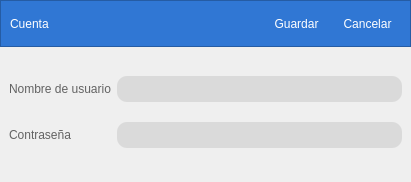
<?xml version="1.0" encoding="UTF-8"?>
<ui version="4.0">
 <class>Frame</class>
 <widget class="QFrame" name="Frame">
  <property name="geometry">
   <rect>
    <x>0</x>
    <y>0</y>
    <width>411</width>
    <height>182</height>
   </rect>
  </property>
  <property name="windowTitle">
   <string>Frame</string>
  </property>
  <layout class="QGridLayout" name="gridLayout_3">
   <property name="leftMargin">
    <number>0</number>
   </property>
   <property name="topMargin">
    <number>0</number>
   </property>
   <property name="rightMargin">
    <number>0</number>
   </property>
   <item row="0" column="0">
    <widget class="QFrame" name="frame_2">
     <property name="sizePolicy">
      <sizepolicy hsizetype="Preferred" vsizetype="Maximum">
       <horstretch>0</horstretch>
       <verstretch>0</verstretch>
      </sizepolicy>
     </property>
     <property name="styleSheet">
      <string notr="true">QWidget #frame_2{
	background-color: rgb(48, 119, 212);/*rgb(77, 77, 127);*/
}

QToolButton{
padding: 5px;
background-color: transparent;
border-radius: 18px;
}

QToolButton:hover{
background-color: rgba(255, 255, 255, 100);
}</string>
     </property>
     <property name="frameShape">
      <enum>QFrame::StyledPanel</enum>
     </property>
     <property name="frameShadow">
      <enum>QFrame::Raised</enum>
     </property>
     <layout class="QGridLayout" name="gridLayout_2">
      <item row="0" column="0">
       <widget class="QLabel" name="section_name">
        <property name="styleSheet">
         <string notr="true">font: 18pt &quot;Segoe UI&quot;;
color: rgb(255, 255, 255);</string>
        </property>
        <property name="text">
         <string>Cuenta</string>
        </property>
       </widget>
      </item>
      <item row="0" column="1">
       <spacer name="horizontalSpacer">
        <property name="orientation">
         <enum>Qt::Horizontal</enum>
        </property>
        <property name="sizeHint" stdset="0">
         <size>
          <width>40</width>
          <height>20</height>
         </size>
        </property>
       </spacer>
      </item>
      <item row="0" column="2">
       <widget class="QToolButton" name="save_button">
        <property name="cursor">
         <cursorShape>PointingHandCursor</cursorShape>
        </property>
        <property name="toolTip">
         <string>Guardar</string>
        </property>
        <property name="styleSheet">
         <string notr="true">color: white</string>
        </property>
        <property name="text">
         <string>Guardar</string>
        </property>
        <property name="icon">
         <iconset>
          <normaloff>assets/save.png</normaloff>assets/save.png</iconset>
        </property>
        <property name="iconSize">
         <size>
          <width>24</width>
          <height>24</height>
         </size>
        </property>
        <property name="toolButtonStyle">
         <enum>Qt::ToolButtonTextUnderIcon</enum>
        </property>
        <property name="autoRaise">
         <bool>true</bool>
        </property>
       </widget>
      </item>
      <item row="0" column="3">
       <widget class="QToolButton" name="cancel_button">
        <property name="cursor">
         <cursorShape>PointingHandCursor</cursorShape>
        </property>
        <property name="toolTip">
         <string>Regresar</string>
        </property>
        <property name="styleSheet">
         <string notr="true">color: white</string>
        </property>
        <property name="text">
         <string>Cancelar</string>
        </property>
        <property name="icon">
         <iconset>
          <normaloff>assets/back.png</normaloff>assets/back.png</iconset>
        </property>
        <property name="iconSize">
         <size>
          <width>24</width>
          <height>24</height>
         </size>
        </property>
        <property name="toolButtonStyle">
         <enum>Qt::ToolButtonTextUnderIcon</enum>
        </property>
        <property name="autoRaise">
         <bool>true</bool>
        </property>
       </widget>
      </item>
     </layout>
    </widget>
   </item>
   <item row="1" column="0">
    <widget class="QFrame" name="frame">
     <property name="styleSheet">
      <string notr="true">QLineEdit{
	padding:5px;
	color: black;
	font: 12pt &quot;Segoe UI&quot;;
	border-radius: 10px;
	background-color: rgb(218, 218, 218);
	border: 0px;
	
}
QLabel{
	color: rgba(0, 0, 0, 150);
	font: 12pt &quot;Segoe UI&quot;;	
}</string>
     </property>
     <property name="frameShape">
      <enum>QFrame::NoFrame</enum>
     </property>
     <property name="frameShadow">
      <enum>QFrame::Raised</enum>
     </property>
     <layout class="QGridLayout" name="gridLayout">
      <item row="1" column="1">
       <widget class="QLineEdit" name="password_line_edit">
        <property name="echoMode">
         <enum>QLineEdit::Password</enum>
        </property>
        <property name="clearButtonEnabled">
         <bool>true</bool>
        </property>
       </widget>
      </item>
      <item row="0" column="0">
       <widget class="QLabel" name="label">
        <property name="text">
         <string>Nombre de usuario</string>
        </property>
       </widget>
      </item>
      <item row="1" column="0">
       <widget class="QLabel" name="label_2">
        <property name="text">
         <string>Contraseña</string>
        </property>
       </widget>
      </item>
      <item row="0" column="1">
       <widget class="QLineEdit" name="username_line_edit">
        <property name="clearButtonEnabled">
         <bool>true</bool>
        </property>
       </widget>
      </item>
     </layout>
    </widget>
   </item>
  </layout>
 </widget>
 <resources>
  <include location="resources.qrc"/>
 </resources>
 <connections/>
</ui>
